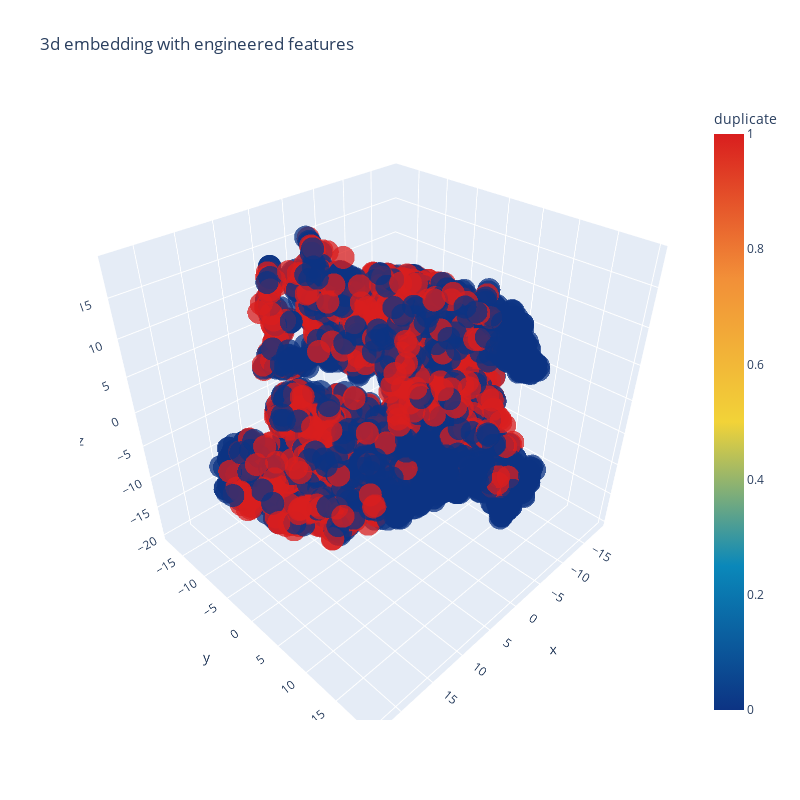

Here is the notebook cell this chart was saved with:
### Code cell
trace1 = go.Scatter3d(
    x=tsne3d[:,0],
    y=tsne3d[:,1],
    z=tsne3d[:,2],
    mode='markers',
    marker=dict(
        sizemode='diameter',
        color = y,
        colorscale = 'Portland',
        colorbar = dict(title = 'duplicate'),
        line=dict(color='rgb(255, 255, 255)'),
        opacity=0.75
    )
)

data=[trace1]
layout=dict(height=800, width=800, title='3d embedding with engineered features')
fig=dict(data=data, layout=layout)
py.iplot(fig, filename='3DBubble')

### Figure 1 — Plotly figure (JSON) as saved in the notebook; plotly's stock layout.template omitted (floating-point values rounded to 4 significant figures; data arrays with more than 128 entries replaced by an {"elided": "..."} marker saying what was removed)
{"data": [{"marker": {"color": {"elided": "5000 int values"}, "colorbar": {"title": {"text": "duplicate"}}, "colorscale": [[0, "rgb(12,51,131)"], [0.25, "rgb(10,136,186)"], [0.5, "rgb(242,211,56)"], [0.75, "rgb(242,143,56)"], [1, "rgb(217,30,30)"]], "line": {"color": "rgb(255, 255, 255)"}, "opacity": 0.75, "sizemode": "diameter"}, "mode": "markers", "type": "scatter3d", "x": {"elided": "5000 float values"}, "y": {"elided": "5000 float values"}, "z": {"elided": "5000 float values"}}], "layout": {"height": 800, "title": {"text": "3d embedding with engineered features"}, "width": 800}}
